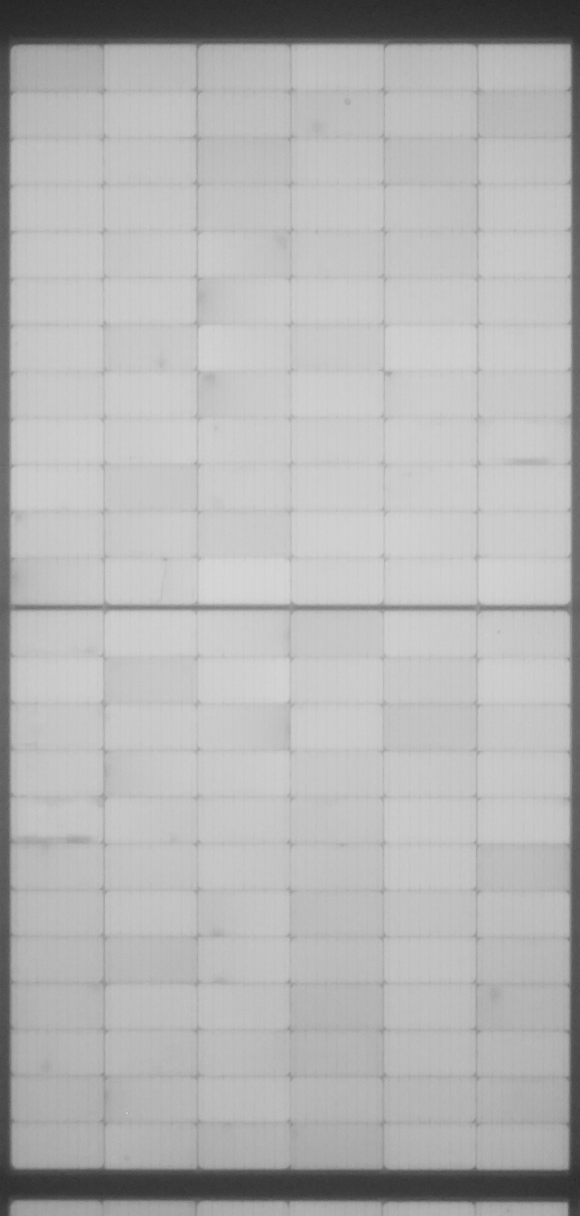
#> input picture app/sessions/3315e3ac-c5ee-4651-ba6c-735b5dbea54e/img_0_中.jpg, 1159 x 2431 px (shown at 1/2 size)
$ python -i app.py   (imports and definitions only)
#> lines starting #> are read from the running program, lines starting #| are printed output that depends on the picture; after the words box and inside, x2 and y2 are one past the last pixel; in counts of white or black regions, pixels touching at a corner belong together
import sys, os, json, threading

_ROOT   = os.path.dirname(os.path.dirname(os.path.abspath(__file__)))
_TARGET = os.path.join(_ROOT, 'runtime', 'Lib', 'site-packages')
if os.path.isdir(_TARGET) and _TARGET not in sys.path:
    sys.path.insert(0, _TARGET)
_PYDIR = os.path.join(_ROOT, 'runtime')
# [4 lines not run here, left out]

try:
    import numpy as np
except ImportError:
    print('[ERROR] numpy not found. Run 2_install_libraries.bat')
    input('Press Enter...'); sys.exit(1)
try:
    import cv2
except ImportError:
    print('[ERROR] opencv not found. Run 2_install_libraries.bat')
    input('Press Enter...'); sys.exit(1)
try:
    from flask import Flask, request, jsonify, Response, session
except ImportError:
    print('[ERROR] flask not found. Run 2_install_libraries.bat')
    input('Press Enter...'); sys.exit(1)

import base64, time, traceback, hashlib
import concurrent.futures

BASE    = os.path.dirname(os.path.abspath(__file__))
ROOT    = os.path.dirname(BASE)
HTML    = os.path.join(BASE, 'index.html')
CORR_F  = os.path.join(BASE, 'corrections.json')
CORR_DRONE_F = os.path.join(BASE, 'corrections_drone.json')
USERS_F = os.path.join(ROOT, 'users.json')
_lock   = threading.Lock()

USE_GPU = cv2.ocl.haveOpenCL()
# [2 lines not run here, left out]
WORKERS = min(os.cpu_count() or 4, 8)
pool    = concurrent.futures.ThreadPoolExecutor(max_workers=WORKERS)
# [1 line not run here, left out]
# [1 line that did not run here, left out]
# [1 line that did not run here, left out]

# ================================================================
# 用户认证管理（基于 users.json）
# ================================================================

def _new_salt():
    return base64.b64encode(os.urandom(16)).decode()

def _hash_password(password, salt):
    combined = salt + password
    return base64.b64encode(hashlib.sha256(combined.encode()).digest()).decode()

# [78 lines left out: functions _load_users, _save_users, _init_default_admin, _validate_user, _user_role, _add_user and 2 more, not called in this run]

# Initialize default admin on first run
# [1 line not run here, left out]

AUTH_FREE_PATHS = {'/', '/logo', '/health', '/auth/status', '/auth/login', '/auth/logout',
                   '/auth/recover', '/auth/check-username'}


# [7 lines that did not run here, left out]


# ================================================================
# 检测内核 v4.0
#
# 相比 v3.12 的改进：
#   [H] 新增 Hough 直线检测法作为主检测方法
#       → 直接找面板边框的四条直线，交点即角点
#       → 底边选择：从亮区中心向下，取第一条跨越面板35%宽度的长线
#         确保定位到面板边框而非下方平台
#       → 左右边：取最外侧的长竖线（面板边框而非内部栅线）
#   [I] 保留亮度法+纹理法+边缘法作为 Hough 失败时的备用
#   [J] 默认 pad 改为 0.03（3%黑边），原值 0.065~0.07
#   [K] 亮度法备用时也增加底边约束，防止延伸到平台
#
# ================================================================

def order_corners(pts):
    pts = pts[np.argsort(pts[:, 1])]
    top = pts[:2][np.argsort(pts[:2, 0])]
    bot = pts[2:][np.argsort(pts[2:, 0])]
    return np.array([top[0], top[1], bot[1], bot[0]], dtype=np.float32)

# [26 lines left out: functions _expand_corners, _hull_to_quad, not called in this run]

def _clean(gray, top_frac=0.03):
    sh, sw = gray.shape
    g = gray.copy()
    g[:int(sh * top_frac), :] = 0
    if np.any(g > 20):
        p98 = float(np.percentile(g[g > 0], 98.5))
        hot = (g > max(p98 * 0.92, 20)).astype(np.uint8)
        n, labels, stats, _ = cv2.connectedComponentsWithStats(hot)
        for i in range(1, n):
            if stats[i, cv2.CC_STAT_AREA] < sw * sh * 0.008:
                g[labels == i] = 0
    return g


# ================================================================
# [H] Hough 直线检测法（主检测方法）
# ================================================================

def _method_hough(gray, sh, sw, bcx, bcy):
    """
    Hough 直线检测：找面板边框的四条边。

    关键策略：
    - 底/顶边：从亮区中心向外扫描，取第一条"长线"（>35%面板宽度）
      → 跳过内部电池片栅线（短），精确定位到面板边框
      → 不会延伸到平台（平台边缘在面板边框之后）
    - 左/右边：取最外侧的长竖线（>15%面板高度）
    """
    blur = cv2.GaussianBlur(gray, (15, 15), 0)
    edges = cv2.Canny(blur, 20, 60)
    k = cv2.getStructuringElement(cv2.MORPH_RECT, (3, 3))
    edges = cv2.dilate(edges, k, iterations=1)

    min_ll = int(min(sw, sh) * 0.10)
    lines = cv2.HoughLinesP(edges, 1, np.pi / 180, threshold=40,
                            minLineLength=min_ll, maxLineGap=25)
    if lines is None or len(lines) < 4:
        return None

    lines_arr = lines.reshape(-1, 4)
    h_lines, v_lines = [], []
    for x1, y1, x2, y2 in lines_arr:
        angle = abs(np.degrees(np.arctan2(y2 - y1, x2 - x1)))
        length = np.hypot(x2 - x1, y2 - y1)
        if angle < 20 or angle > 160:
            h_lines.append(((y1 + y2) / 2, length, x1, y1, x2, y2))
        elif 70 < angle < 110:
            v_lines.append(((x1 + x2) / 2, length, x1, y1, x2, y2))

    if len(h_lines) < 2 or len(v_lines) < 2:
        return None

    long_h = sw * 0.35   # 面板边框 = 跨越35%宽度以上的水平线
    long_v = sh * 0.15   # 面板边框 = 跨越15%高度以上的垂直线

    # ── 底边：从中心向下，第一条长水平线 ──
    bot_sorted = sorted(
        [t for t in h_lines if t[0] > bcy + sh * 0.05],
        key=lambda t: t[0])
    bot_line = None
    for t in bot_sorted:
        if t[1] >= long_h:
            bot_line = t; break
    if bot_line is None:
        # 无长线，取最近的中等线
        bot_med = [t for t in bot_sorted if t[1] >= min_ll]
        bot_line = bot_med[0] if bot_med else None
    if bot_line is None:
        return None

    # ── 顶边：从中心向上，第一条长水平线 ──
    top_sorted = sorted(
        [t for t in h_lines if t[0] < bcy - sh * 0.05],
        key=lambda t: -t[0])
    top_line = None
    for t in top_sorted:
        if t[1] >= long_h:
            top_line = t; break
    if top_line is None:
        top_med = [t for t in top_sorted if t[1] >= min_ll]
        top_line = top_med[0] if top_med else None
    if top_line is None:
        return None

    # ── 左边：最外侧（最小 x）的长竖线 ──
    left_sorted = sorted(
        [t for t in v_lines if t[0] < bcx - sw * 0.05],
        key=lambda t: t[0])
    left_line = None
    for t in left_sorted:
        if t[1] >= long_v:
            left_line = t; break
    if left_line is None:
        return None

    # ── 右边：最外侧（最大 x）的长竖线 ──
    right_sorted = sorted(
        [t for t in v_lines if t[0] > bcx + sw * 0.05],
        key=lambda t: -t[0])
    right_line = None
    for t in right_sorted:
        if t[1] >= long_v:
            right_line = t; break
    if right_line is None:
        return None

    # 四线求交
    def seg_to_line(x1, y1, x2, y2):
        vx, vy = x2 - x1, y2 - y1
        ln = max(np.hypot(vx, vy), 1e-6)
        return [vx / ln, vy / ln, (x1 + x2) / 2, (y1 + y2) / 2]

    def line_intersect(l1, l2):
        vx1, vy1, x1, y1 = l1
        vx2, vy2, x2, y2 = l2
        d = vx1 * vy2 - vy1 * vx2
        if abs(d) < 1e-6:
            return None
        t = ((x2 - x1) * vy2 - (y2 - y1) * vx2) / d
        return np.array([x1 + t * vx1, y1 + t * vy1], dtype=np.float32)

    tl = seg_to_line(*top_line[2:])
    bl = seg_to_line(*bot_line[2:])
    ll = seg_to_line(*left_line[2:])
    rl = seg_to_line(*right_line[2:])

    corners = [
        line_intersect(tl, ll),   # TL
        line_intersect(tl, rl),   # TR
        line_intersect(bl, rl),   # BR
        line_intersect(bl, ll),   # BL
    ]
    if any(c is None for c in corners):
        return None

    pts = order_corners(np.array(corners, dtype=np.float32))

    # 宽高比验证
    w1 = np.linalg.norm(pts[1] - pts[0])
    h1 = np.linalg.norm(pts[3] - pts[0])
    ar = w1 / max(h1, 1e-6)
    if ar < 1.4 or ar > 3.5:
        return None

    return pts


# ================================================================
# 备用检测方法（原 v3.12 保留）
# ================================================================

def _method_brightness(gray, sh, sw, gray_blur=None):
    """亮度 Otsu 阈值法"""
    blur = gray_blur if gray_blur is not None else cv2.GaussianBlur(_clean(gray), (31, 31), 0)
    otsu_val, _ = cv2.threshold(blur, 0, 255, cv2.THRESH_BINARY + cv2.THRESH_OTSU)
    k = cv2.getStructuringElement(cv2.MORPH_ELLIPSE, (9, 9))

    best_pts, best_score = None, -1
    for frac in [1.0, 0.90, 0.82, 0.74, 0.66, 0.58, 0.50, 0.42, 0.35]:
        thresh = max(8, otsu_val * frac)
        _, mask = cv2.threshold(blur, thresh, 255, cv2.THRESH_BINARY)
        mask = cv2.morphologyEx(mask, cv2.MORPH_OPEN, k, iterations=1)
        mask = cv2.morphologyEx(mask, cv2.MORPH_CLOSE, k, iterations=3)
        n, labels, stats, _ = cv2.connectedComponentsWithStats(mask)
        if n < 2:
            continue
        largest = 1 + np.argmax(stats[1:, cv2.CC_STAT_AREA])
        m = np.zeros_like(mask)
        m[labels == largest] = 255
        ys, xs = np.where(m > 0)
        if len(xs) < 40:
            continue
        hull = cv2.convexHull(np.column_stack([xs, ys]).astype(np.float32))
        area = cv2.contourArea(hull)
        if area < sw * sh * 0.08 or area > sw * sh * 0.92:
            continue
        pts = _hull_to_quad(hull)
        o = order_corners(pts)
        w1 = np.linalg.norm(o[1] - o[0])
        w2 = np.linalg.norm(o[2] - o[3])
        h1 = np.linalg.norm(o[3] - o[0])
        h2 = np.linalg.norm(o[2] - o[1])
        ar = max(w1, w2) / max(max(h1, h2), 1e-6)
        if ar < 1.4 or ar > 3.5:
            continue
        rect = (min(w1, w2) / max(w1, w2)) * (min(h1, h2) / max(h1, h2))
        score = area * rect * max(1.0 - abs(ar - 2.1) / 2.0, 0.3)
        if score > best_score:
            best_score, best_pts = score, pts

    return order_corners(best_pts) if best_pts is not None else None


# [59 lines left out: function _refine_corners_by_lines, not called in this run]


# ================================================================
# 主检测入口
# ================================================================

def detect_corners_v2(img, pad_pct=0.005, v_pad=None):
    """
    v4.0 检测流程：
      1. Hough 直线法（主）→ 直接找面板边框四条线
      2. 亮度法（备）→ Hough 失败时启用
      3. fitLine 精确化角点
      4. pad 外扩 + clip（左右 h_pad，上下 v_pad）
    """
    if v_pad is None:
        v_pad = pad_pct
    H, W = img.shape[:2]
    sc = min(1.0, 1200 / max(W, H))
    sm = cv2.resize(img, (int(W * sc), int(H * sc)), interpolation=cv2.INTER_AREA)
    sh, sw = sm.shape[:2]
    gray = cv2.cvtColor(sm, cv2.COLOR_BGR2GRAY)

    # 预计算亮区中心
    cleaned = _clean(gray)
    gray_blur = cv2.GaussianBlur(cleaned, (31, 31), 0)
    otsu_val, _ = cv2.threshold(gray_blur, 0, 255,
                                cv2.THRESH_BINARY + cv2.THRESH_OTSU)
    _, bright_mask = cv2.threshold(gray_blur, otsu_val * 0.6, 255,
                                  cv2.THRESH_BINARY)
    ys, xs = np.where(bright_mask > 0)
    if len(xs) < 100:
        return None
    bcx, bcy = float(np.mean(xs)), float(np.mean(ys))

    # ── 方法 1：Hough 直线检测（主）──
    best_pts = _method_hough(gray, sh, sw, bcx, bcy)
    method = 'hough'

    # ── 方法 2：亮度阈值法（备）──
    if best_pts is None:
        best_pts = _method_brightness(gray, sh, sw, gray_blur)
        method = 'brightness'

    if best_pts is None:
        return None

    # fitLine 精确化
    best_pts = _refine_corners_by_lines(gray, order_corners(best_pts), sw, sh)
    best_pts = order_corners(best_pts)

    # pad 外扩（默认 pad_pct=0.005 → 0.5%）
    best_pts = _expand_corners(best_pts, pad_pct, v_pad)

    for i in range(4):
        best_pts[i, 0] = np.clip(best_pts[i, 0], 0, sw - 1)
        best_pts[i, 1] = np.clip(best_pts[i, 1], 0, sh - 1)

    # 缩放回原始分辨率
    inv = 1.0 / sc
    pts = order_corners(best_pts * inv)
    pts[:, 0] = np.clip(pts[:, 0], 0, W - 1)
    pts[:, 1] = np.clip(pts[:, 1], 0, H - 1)
    return pts


# [810 lines left out: functions warp_image, process_image, _drone_find_dominant_row, _drone_find_panel_region, _drone_detect_n_panels, _refine_panel_corners and 4 more, not called in this run]


# ================================================================
# 学习系统 — 偏差计算与应用
# ================================================================

_learned_bias = {'top': 0.0, 'bot': 0.0, 'left': 0.0, 'right': 0.0, 'n': 0}
_bias_lock = threading.Lock()

# [71 lines left out: functions _update_learned_bias, _apply_learned_bias, _load_corrections, _save_corrections, not called in this run]

def _load_drone_corrections():
    return _load_corrections(CORR_DRONE_F)

def _save_drone_corrections(data):
    _save_corrections(data, CORR_DRONE_F)

# [481 lines left out: functions _compute_analysis, index, logo, health, auth_status, auth_login and 20 more, not called in this run]


# ================================================================
# 会话持久化 — 支持关闭网页后恢复上次进度
# ================================================================

import shutil, glob, re as _re

SESS_DIR = os.path.join(BASE, 'sessions')
# [1 line not run here, left out]
_sid_re = _re.compile(r'^[0-9a-fA-F\-]{8,64}$')

# [80 lines left out: functions _sess_path, session_save, session_save_img, session_load, session_img, session_clear, not called in this run]


# [17 lines not run here, left out]

>>> import cv2
>>> picture = cv2.imread('sessions/3315e3ac-c5ee-4651-ba6c-735b5dbea54e/img_0_中.jpg')
#> picture is the input picture: shape (2431, 1159, 3); min 35, max 241, mean 180.1
>>> result = detect_corners_v2(picture)
#> in _clean, `p98 = float(np.percentile(g[g > 0], 98.5))`: p98 = 207
#> in _clean, `hot = (g > max(p98 * 0.92, 20)).astype(np.uint8)`:
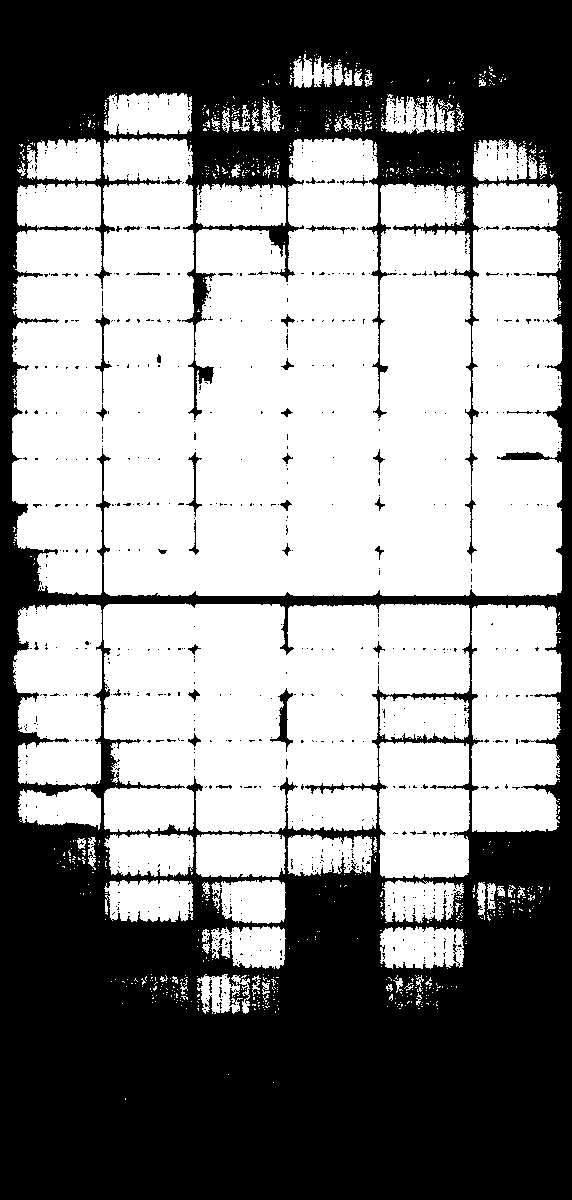
#> hot: shape (1200, 572); values 0 (black) and 1 (white), 55% white; 916 black regions (871 under 20 px), largest, box (x1, y1, x2, y2) and area: (0, 0, 572, 1200) 302693, (188, 348, 214, 420) 445, (270, 688, 293, 752) 428
#> in _clean, `n, labels, stats, _ = cv2.connectedComponentsWithStats(hot)`:
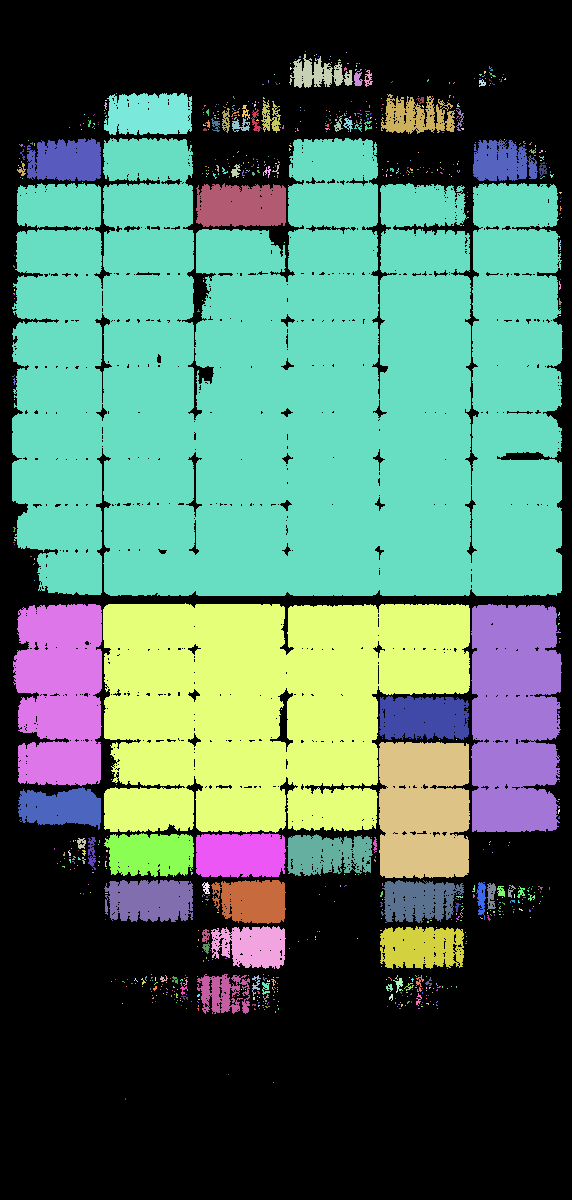
#> labels: shape (1200, 572) int32; 743 distinct labels, from 0 to 742; one colour per label, 0 black
#> in _clean, `n, labels, stats, _ = cv2.connectedComponentsWithStats(hot)`: n = 743; stats = 743 rows, first 6: [0, 0, 572, 1200, 308680], [305, 51, 1, 1, 1], [346, 52, 1, 1, 1], [289, 54, 64, 34, 1119], [314, 55, 1, 1, 1], [316, 54, 1, 1, 1]
#> after the loop in _clean, `for i in range(1, n):`:
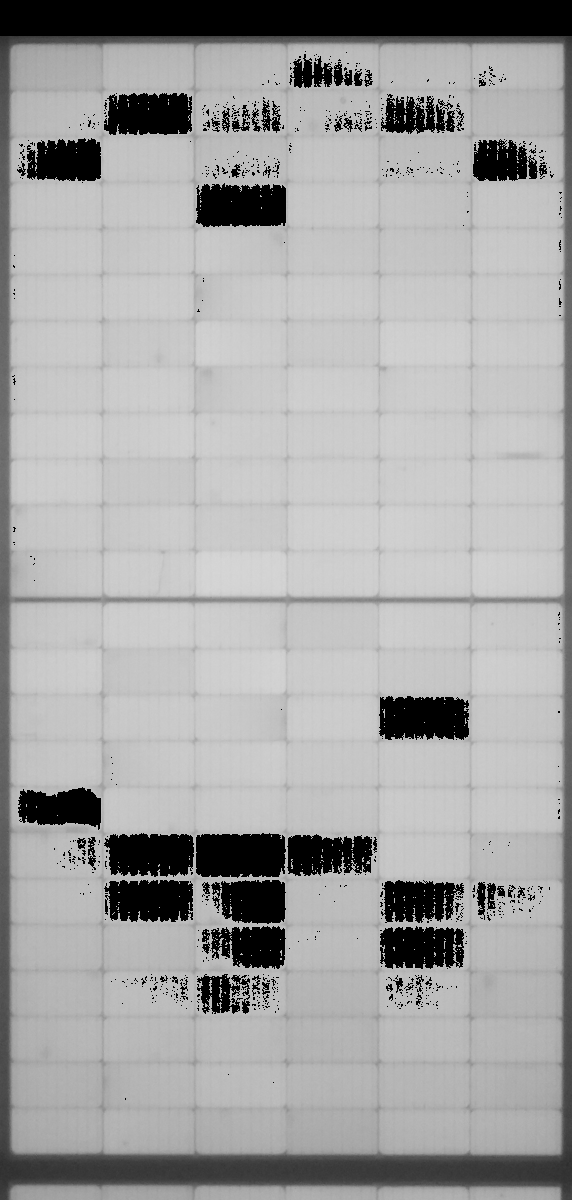
#> g: shape (1200, 572); min 0, max 215, mean 164.6
#> in detect_corners_v2, `otsu_val, _ = cv2.threshold(gray_blur, 0, 255, cv2.THRESH_BINARY + cv2..`: otsu_val = 118
#> in detect_corners_v2, `_, bright_mask = cv2.threshold(gray_blur, otsu_val * 0.6, 255, cv2.THR..`:
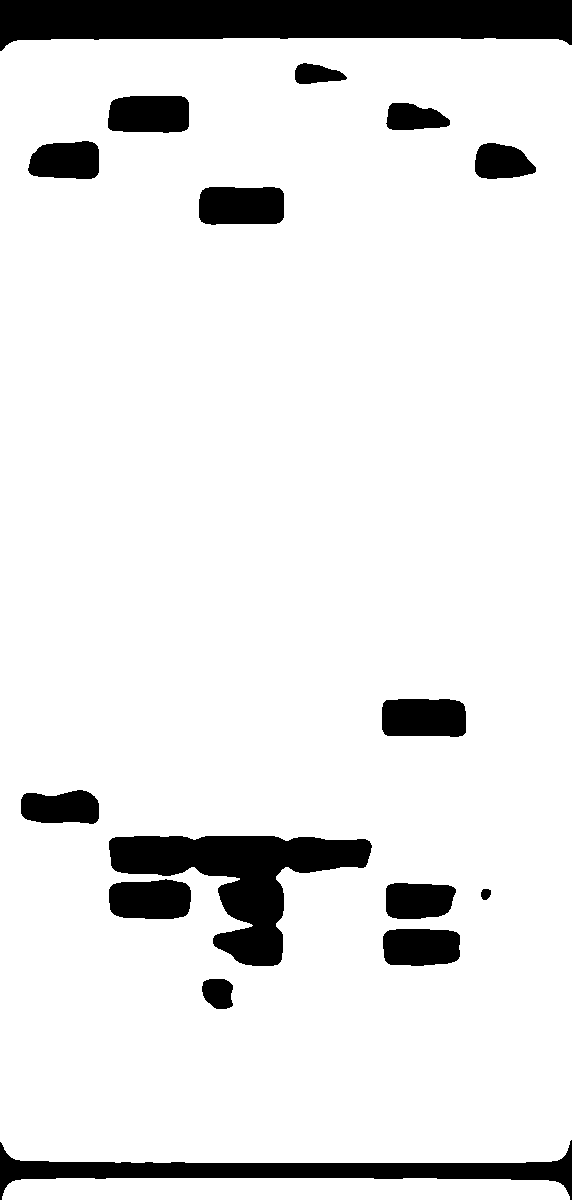
#> bright_mask: shape (1200, 572); 89.6% white; 16 black regions, largest, box (x1, y1, x2, y2) and area: (0, 0, 572, 51) 22246, (109, 836, 372, 966) 13959, (0, 1140, 572, 1200) 9654
#> in detect_corners_v2, `bcx, bcy = float(np.mean(xs)), float(np.mean(ys))`: bcx = 287.1; bcy = 608.1
#> in _method_hough, `edges = cv2.dilate(edges, k, iterations=1)`:
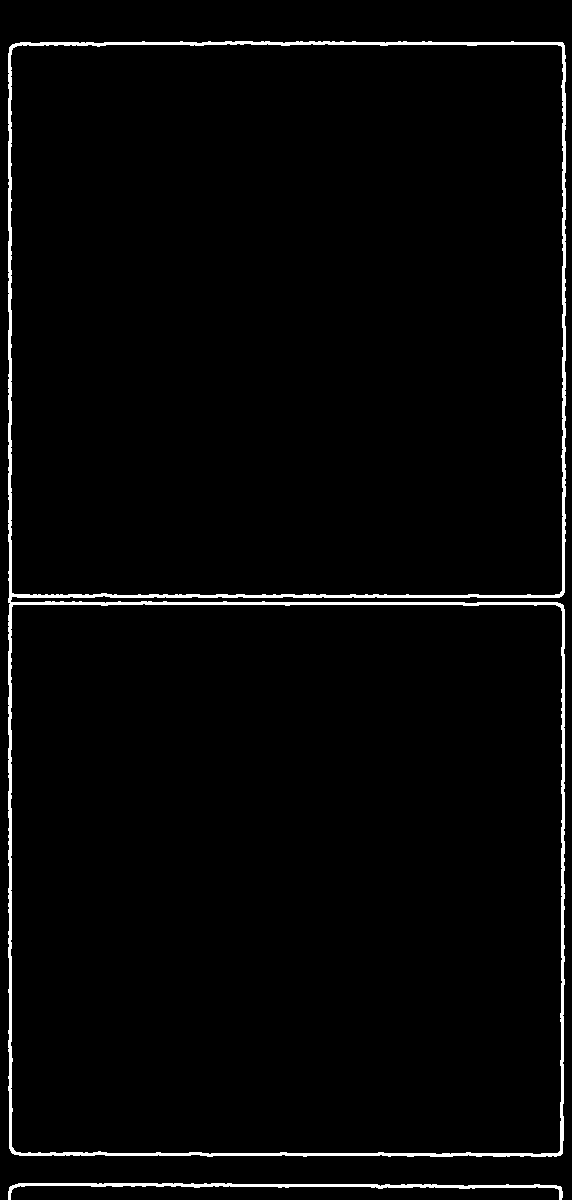
#> edges: shape (1200, 572); 2.4% white; 2 white regions, box (x1, y1, x2, y2) and area: (8, 41, 566, 1157) 14404, (8, 1183, 563, 1200) 1869
#> in _method_hough, `lines = cv2.HoughLinesP(edges, 1, np.pi / 180, threshold=40, minLineLe..`: lines = 31 rows, first 6: [10, 1150, 10, 46], [562, 1153, 562, 42], [563, 1140, 563, 43], [9, 1148, 9, 47], [11, 1152, 11, 45], [564, 984, 564, 45]
#> (the rest of the program and of its run is left out)
